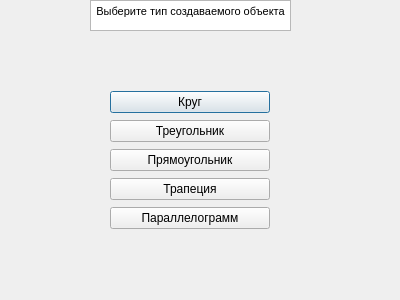
<?xml version="1.0" encoding="UTF-8"?>
<ui version="4.0">
 <class>Dialog</class>
 <widget class="QDialog" name="Dialog">
  <property name="geometry">
   <rect>
    <x>0</x>
    <y>0</y>
    <width>400</width>
    <height>300</height>
   </rect>
  </property>
  <property name="windowTitle">
   <string>Dialog</string>
  </property>
  <widget class="QWidget" name="verticalLayoutWidget">
   <property name="geometry">
    <rect>
     <x>110</x>
     <y>90</y>
     <width>160</width>
     <height>141</height>
    </rect>
   </property>
   <layout class="QVBoxLayout" name="verticalLayout">
    <item>
     <widget class="QPushButton" name="pushButton">
      <property name="text">
       <string>Круг</string>
      </property>
     </widget>
    </item>
    <item>
     <widget class="QPushButton" name="pushButton_2">
      <property name="text">
       <string>Треугольник</string>
      </property>
     </widget>
    </item>
    <item>
     <widget class="QPushButton" name="pushButton_4">
      <property name="text">
       <string>Прямоугольник</string>
      </property>
     </widget>
    </item>
    <item>
     <widget class="QPushButton" name="pushButton_3">
      <property name="text">
       <string>Трапеция</string>
      </property>
     </widget>
    </item>
    <item>
     <widget class="QPushButton" name="pushButton_5">
      <property name="text">
       <string>Параллелограмм</string>
      </property>
     </widget>
    </item>
   </layout>
  </widget>
  <widget class="QTextBrowser" name="textBrowser">
   <property name="geometry">
    <rect>
     <x>90</x>
     <y>0</y>
     <width>201</width>
     <height>31</height>
    </rect>
   </property>
   <property name="html">
    <string>&lt;!DOCTYPE HTML PUBLIC &quot;-//W3C//DTD HTML 4.0//EN&quot; &quot;http://www.w3.org/TR/REC-html40/strict.dtd&quot;&gt;
&lt;html&gt;&lt;head&gt;&lt;meta name=&quot;qrichtext&quot; content=&quot;1&quot; /&gt;&lt;style type=&quot;text/css&quot;&gt;
p, li { white-space: pre-wrap; }
&lt;/style&gt;&lt;/head&gt;&lt;body style=&quot; font-family:'MS Shell Dlg 2'; font-size:8.25pt; font-weight:400; font-style:normal;&quot;&gt;
&lt;p align=&quot;center&quot; style=&quot; margin-top:0px; margin-bottom:0px; margin-left:0px; margin-right:0px; -qt-block-indent:0; text-indent:0px;&quot;&gt;Выберите тип создаваемого объекта&lt;/p&gt;&lt;/body&gt;&lt;/html&gt;</string>
   </property>
  </widget>
 </widget>
 <resources/>
 <connections/>
</ui>
